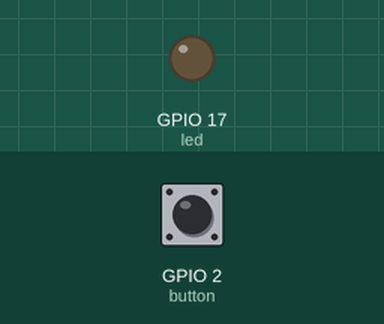
A program run on a simulated Raspberry Pi (BCM pin numbers). On the bench: output pins drawn as LEDs (lit = HIGH). The inputs (shaded band) are chosen by the test bench; at power-on: GPIO 2 (button) HIGH.

Above: at 1.2 s.
1.3 s: GPIO 2 (button) pulled LOW for 0.15 s
At 2.1 s:
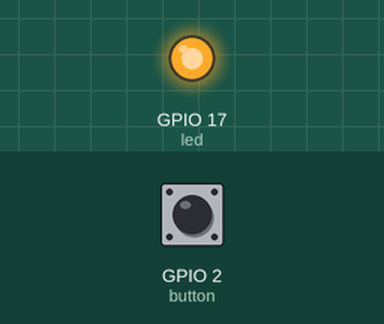
Timing chart, 0 to 9.3 s (numbered marks = the images above; inputs shaded):
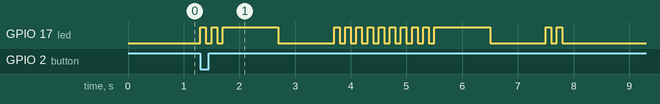

Measured:
- after the input at 1.3 s, GPIO 17 (led): LOW → HIGH at once, → LOW 0.10 s later, → HIGH 0.10 s later, → LOW 0.10 s later, … (30 changes in this stretch)

The program:

flash_name.py
```python
from time import sleep
from gpiozero import LED, Button
from signal import pause

led = LED(17)
button = Button(2)


def dot():
        led.on()
        sleep(1)
        led.off()
        sleep(1)


def dash():
        led.on()
        sleep(0.1)
        led.off()
        sleep(0.1)

def flash():
	dash()
	dash()
	dot()
        dash()
        dash()
        dash()
        dash()
        dash()
        dash()
        dash()
        dash()
        dash()
	dot()
        dash()
        dash()


button.when_pressed = flash
button.when_released = led.off

pause()
```
